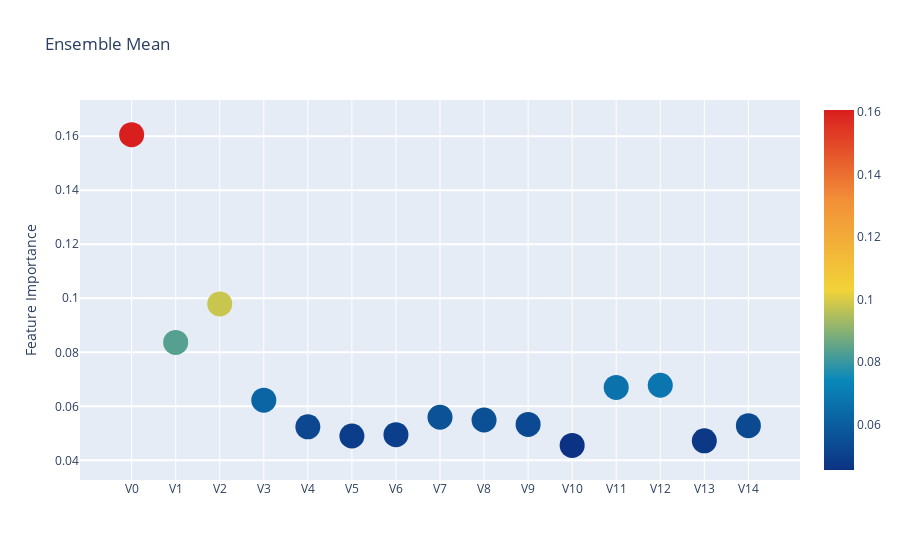

This figure's notebook cell:
### Code cell
ensemble_mean_model_importance = feature_importance_scatter_plot('Ensemble Mean',ensemble_mean_feature_importance,nc_X_train)

### Figure 1 — Plotly figure (JSON) as saved in the notebook; plotly's stock layout.template omitted (floating-point values rounded to 4 significant figures)
{"data": [{"marker": {"color": [0.1606, 0.08367, 0.09791, 0.06228, 0.0524, 0.04902, 0.04951, 0.05594, 0.05495, 0.05331, 0.04554, 0.067, 0.0678, 0.04723, 0.05284], "colorscale": [[0, "rgb(12,51,131)"], [0.25, "rgb(10,136,186)"], [0.5, "rgb(242,211,56)"], [0.75, "rgb(242,143,56)"], [1, "rgb(217,30,30)"]], "showscale": true, "size": 25, "sizemode": "diameter", "sizeref": 1}, "mode": "markers", "text": ["V0", "V1", "V2", "V3", "V4", "V5", "V6", "V7", "V8", "V9", "V10", "V11", "V12", "V13", "V14"], "type": "scatter", "x": ["V0", "V1", "V2", "V3", "V4", "V5", "V6", "V7", "V8", "V9", "V10", "V11", "V12", "V13", "V14"], "y": [0.1606, 0.08367, 0.09791, 0.06228, 0.0524, 0.04902, 0.04951, 0.05594, 0.05495, 0.05331, 0.04554, 0.067, 0.0678, 0.04723, 0.05284]}], "layout": {"autosize": true, "hovermode": "closest", "showlegend": false, "title": {"text": "Ensemble Mean"}, "yaxis": {"gridwidth": 2, "ticklen": 5, "title": {"text": "Feature Importance"}}}}
